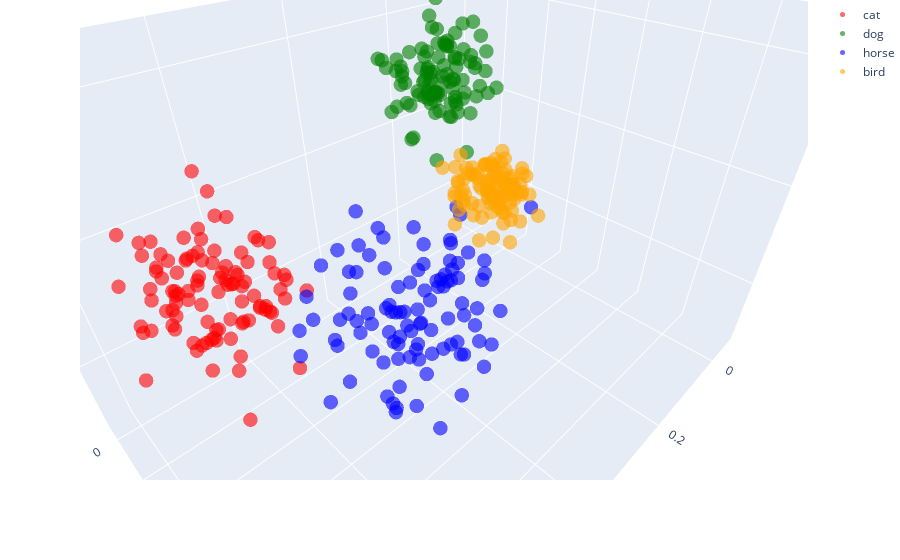

Notebook code cell kept with this figure:
### Markdown cell above
## Metric-Based Embedding Methods, OTOH...

...map similar points near each other, dissimilar points far away. => Clusters:

### Code cell
import plotly.graph_objects as go
def noop(x): return x 

def plot_clusters(dim=3, nclasses=4, nper=100, func=noop):
    clusters = np.zeros((nclasses*nper,dim))
    colors = ['red','green','blue','orange']+['black']*max(nclasses-4,0)
    labels = ['cat','dog','horse','bird']+['aux']*max(nclasses-4,0)
    fig = go.Figure()
    for i in range(nclasses):
        mean, cov = 0.8*np.random.rand(dim), 0.002*np.eye(dim)
        cluster = func(np.random.multivariate_normal(mean, cov, nper))
        clusters[i*nper:(i+1)*nper] = cluster
        fig.add_trace( go.Scatter3d(x=cluster[:,0], y=cluster[:,1], z=cluster[:,2], hovertext=labels[i], name=labels[i], \
            mode='markers', marker=dict(size=5, opacity=0.6, color=colors[i])))
    fig.update_layout(margin_t=0, scene_camera=dict( eye=dict(x=0.7, y=0.7, z=0.7)))
    fig.show(config = {'displayModeBar': False})
    return clusters

np.random.seed(6)
clusters = plot_clusters()
